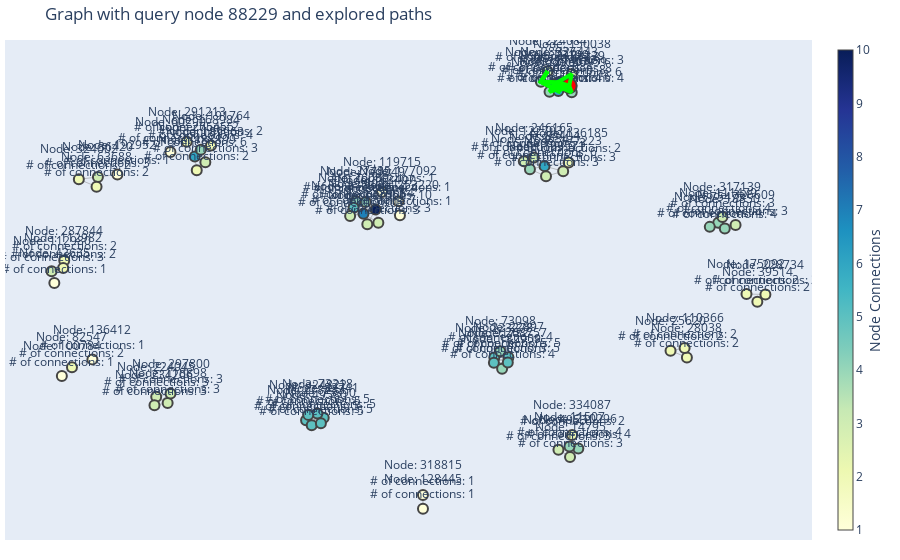

Notebook source saved alongside this figure:
### Code cell
#2ND ALFORITHM FOR AMAZON NETWORK
import networkx as nx
import plotly.graph_objects as go
import random

def choose_sim_node(G_sub, last_node, explored_path):
    max_score = -1
    sim_node = None
    for neighbor in G_sub.neighbors(last_node):
        if neighbor not in explored_path:
            # Define your similarity metric here. For simplicity, we'll use the degree as the metric.
            score = G_sub.degree(neighbor)
            if score > max_score:
                max_score = score
                sim_node = neighbor
    return sim_node

def explore_paths(G_sub, s):
    all_paths = []
    for u in G_sub.neighbors(s):
        exploring_path = [s, u]
        last_node = u
        while True:
            sim_node = choose_sim_node(G_sub, last_node, exploring_path)
            if sim_node is not None and sim_node not in exploring_path:
                exploring_path.append(sim_node)
                last_node = sim_node
            else:
                all_paths.append(exploring_path)
                break
    return all_paths

def visualize_graph_plotly(G_sub, query_node, paths):
    pos = nx.spring_layout(G_sub)
    
    edge_x = []
    edge_y = []
    for edge in G_sub.edges():
        x0, y0 = pos[edge[0]]
        x1, y1 = pos[edge[1]]
        edge_x.extend([x0, x1, None])
        edge_y.extend([y0, y1, None])

    edge_trace = go.Scatter(
        x=edge_x, y=edge_y,
        line=dict(width=0.5, color='#888'),
        hoverinfo='none',
        mode='lines')

    node_x = []
    node_y = []
    for node in G_sub.nodes():
        x, y = pos[node]
        node_x.append(x)
        node_y.append(y)

    node_trace = go.Scatter(
        x=node_x, y=node_y,
        mode='markers+text',
        text=[str(node) for node in G_sub.nodes()],
        textposition="top center",
        hoverinfo='text',
        marker=dict(
            showscale=True,
            colorscale='YlGnBu',
            size=10,
            colorbar=dict(
                thickness=15,
                title='Node Connections',
                xanchor='left',
                titleside='right'
            ),
            line_width=2))

    node_adjacencies = []
    node_text = []
    for node, adjacencies in G_sub.adjacency():
        node_adjacencies.append(len(adjacencies))
        node_text.append(f'Node: {node}<br># of connections: {len(adjacencies)}')

    node_trace.marker.color = node_adjacencies
    node_trace.text = node_text

    # Highlight paths
    path_traces = []
    for path in paths:
        path_x = []
        path_y = []
        for node in path:
            x, y = pos[node]
            path_x.append(x)
            path_y.append(y)
        path_trace = go.Scatter(
            x=path_x, y=path_y,
            line=dict(width=4, color='#00FF00'),
            hoverinfo='none',
            mode='lines')
        path_traces.append(path_trace)

    # Highlight query node
    query_trace = go.Scatter(
        x=[pos[query_node][0]], y=[pos[query_node][1]],
        mode='markers',
        hoverinfo='text',
        marker=dict(
            color='red',
            size=15,
            line_width=2),
        text=[f'Query Node: {query_node}'])

    fig = go.Figure(data=[edge_trace, node_trace, query_trace] + path_traces)
    fig.update_layout(
        title=f'Graph with query node {query_node} and explored paths',
        showlegend=False,
        hovermode='closest',
        margin=dict(b=20,l=5,r=5,t=40),
        annotations=[dict(
            text="",
            showarrow=False,
            xref="paper", yref="paper",
            x=0.005, y=-0.002 )],
        xaxis=dict(showgrid=False, zeroline=False, showticklabels=False),
        yaxis=dict(showgrid=False, zeroline=False, showticklabels=False)
    )
    
    fig.show()

def main(G_sub, query_node):
    print(f"Query Node: {query_node}")
    paths = explore_paths(G_sub, query_node)
    for i, path in enumerate(paths):
        print(f"Path {i + 1}: {path}")
    visualize_graph_plotly(G_sub, query_node, paths)

# Choose a random query node
query_node = random.choice(list(G_sub.nodes()))

main(G_sub, query_node)

### Figure 1 — Plotly figure (JSON) as saved in the notebook; plotly's stock layout.template omitted (floating-point values rounded to 4 significant figures; data arrays with more than 128 entries replaced by an {"elided": "..."} marker saying what was removed)
{"data": [{"hoverinfo": "none", "line": {"color": "#888", "width": 0.5}, "mode": "lines", "type": "scatter", "x": {"elided": "405 float values"}, "y": {"elided": "405 float values"}}, {"hoverinfo": "text", "marker": {"color": [3, 2, 5, 2, 8, 2, 5, 4, 3, 3, 1, 3, 2, 5, 2, 4, 4, 4, 3, 6, 1, 5, 1, 8, 5, 2, 2, 3, 4, 4, 10, 4, 7, 5, 1, 6, 3, 1, 2, 4, 4, 3, 2, 4, 3, 2, 1, 4, 5, 2, 1, 1, 3, 4, 3, 1, 3, 6, 4, 3, 1, 5, 2, 2, 4, 3, 3, 3, 2, 5, 2, 3, 2, 5, 3, 3, 6, 5, 3], "colorbar": {"thickness": 15, "title": {"side": "right", "text": "Node Connections"}, "xanchor": "left"}, "colorscale": [[0, "rgb(255,255,217)"], [0.125, "rgb(237,248,177)"], [0.25, "rgb(199,233,180)"], [0.375, "rgb(127,205,187)"], [0.5, "rgb(65,182,196)"], [0.625, "rgb(29,145,192)"], [0.75, "rgb(34,94,168)"], [0.875, "rgb(37,52,148)"], [1, "rgb(8,29,88)"]], "line": {"width": 2}, "showscale": true, "size": 10}, "mode": "markers+text", "text": ["Node: 177223<br># of connections: 3", "Node: 334087<br># of connections: 2", "Node: 82741<br># of connections: 5", "Node: 28038<br># of connections: 2", "Node: 73199<br># of connections: 8", "Node: 191764<br># of connections: 2", "Node: 278233<br># of connections: 5", "Node: 111479<br># of connections: 4", "Node: 147561<br># of connections: 3", "Node: 36420<br># of connections: 3", "Node: 253220<br># of connections: 1", "Node: 317139<br># of connections: 3", "Node: 136185<br># of connections: 2", "Node: 223278<br># of connections: 5", "Node: 25620<br># of connections: 2", "Node: 27435<br># of connections: 4", "Node: 179949<br># of connections: 4", "Node: 28937<br># of connections: 4", "Node: 49531<br># of connections: 3", "Node: 275455<br># of connections: 6", "Node: 177092<br># of connections: 1", "Node: 91732<br># of connections: 5", "Node: 42635<br># of connections: 1", "Node: 326443<br># of connections: 8", "Node: 22897<br># of connections: 5", "Node: 287844<br># of connections: 2", "Node: 175092<br># of connections: 2", "Node: 122793<br># of connections: 3", "Node: 182959<br># of connections: 4", "Node: 210296<br># of connections: 4", "Node: 163407<br># of connections: 10", "Node: 168984<br># of connections: 4", "Node: 90941<br># of connections: 7", "Node: 76080<br># of connections: 5", "Node: 318815<br># of connections: 1", "Node: 84404<br># of connections: 6", "Node: 189963<br># of connections: 3", "Node: 119715<br># of connections: 1", "Node: 82547<br># of connections: 2", "Node: 268634<br># of connections: 4", "Node: 36959<br># of connections: 4", "Node: 326609<br># of connections: 3", "Node: 63688<br># of connections: 2", "Node: 18850<br># of connections: 4", "Node: 39684<br># of connections: 3", "Node: 188899<br># of connections: 2", "Node: 136412<br># of connections: 1", "Node: 220607<br># of connections: 4", "Node: 49580<br># of connections: 5", "Node: 324002<br># of connections: 2", "Node: 128445<br># of connections: 1", "Node: 100784<br># of connections: 1", "Node: 277369<br># of connections: 3", "Node: 73098<br># of connections: 4", "Node: 112980<br># of connections: 3", "Node: 192952<br># of connections: 1", "Node: 199571<br># of connections: 3", "Node: 274637<br># of connections: 6", "Node: 11507<br># of connections: 4", "Node: 224045<br># of connections: 3", "Node: 60290<br># of connections: 1", "Node: 263757<br># of connections: 5", "Node: 39514<br># of connections: 2", "Node: 291213<br># of connections: 2", "Node: 75473<br># of connections: 4", "Node: 246165<br># of connections: 3", "Node: 118898<br># of connections: 3", "Node: 150038<br># of connections: 3", "Node: 228734<br># of connections: 2", "Node: 73218<br># of connections: 5", "Node: 110366<br># of connections: 2", "Node: 14795<br># of connections: 3", "Node: 112982<br># of connections: 2", "Node: 75390<br># of connections: 5", "Node: 297800<br># of connections: 3", "Node: 234206<br># of connections: 3", "Node: 88229<br># of connections: 6", "Node: 324822<br># of connections: 5", "Node: 224084<br># of connections: 3"], "textposition": "top center", "type": "scatter", "x": [0.3962, 0.419, -0.2185, 0.7138, 0.3722, -0.5079, -0.2639, 0.7943, -0.1066, -0.7981, -0.02284, 0.8049, 0.4103, 0.2194, 0.6718, -0.1357, -0.111, 0.339, 0.3841, -0.5495, -0.02672, 0.2184, -0.91, 0.3857, 0.2556, -0.8846, 0.8667, 0.2951, 0.2394, 0.4351, -0.08558, -0.5341, -0.1164, -0.1418, 0.03624, 0.3483, -0.5224, -0.06887, -0.8647, 0.3108, 0.4182, 0.8387, -0.8016, 0.8111, -0.07827, -0.5444, -0.8123, 0.3612, -0.2493, -0.8471, 0.03631, -0.8907, -0.1508, 0.2345, -0.917, -0.748, 0.3521, 0.3837, 0.4124, -0.6485, -0.612, 0.254, 0.8946, -0.57, 0.7725, 0.3209, -0.6191, 0.4182, 0.9153, -0.2347, 0.7079, 0.4138, -0.8873, -0.2257, -0.6118, -0.653, 0.4117, -0.2582, 0.3561], "y": [0.374, -0.7001, -0.6298, -0.3838, 0.7274, 0.4791, -0.6399, 0.1643, 0.1577, 0.3504, 0.1945, 0.1881, 0.4099, -0.3842, -0.3566, 0.2516, 0.2488, 0.7387, -0.76, 0.4339, 0.2514, -0.4055, -0.08114, 0.7365, -0.3831, 0.01038, -0.126, 0.4147, -0.4298, -0.7545, 0.2178, 0.4619, 0.2006, 0.2251, -0.9438, 0.3947, 0.4102, 0.2896, -0.4236, 0.3823, 0.6952, 0.1548, 0.311, 0.1406, 0.1644, 0.3776, -0.3919, 0.6971, -0.6601, 0.3415, -1.0, -0.4596, 0.1922, -0.359, -0.03297, 0.3607, 0.3535, 0.701, -0.7464, -0.5437, 0.4525, -0.4044, -0.1569, 0.4943, 0.1475, 0.4302, -0.5697, 0.7694, -0.1276, -0.6119, -0.346, -0.789, -0.01958, -0.6518, -0.5313, -0.5784, 0.7218, -0.6179, 0.781]}, {"hoverinfo": "text", "marker": {"color": "red", "line": {"width": 2}, "size": 15}, "mode": "markers", "text": ["Query Node: 88229"], "type": "scatter", "x": [0.4117], "y": [0.7218]}, {"hoverinfo": "none", "line": {"color": "#00FF00", "width": 4}, "mode": "lines", "type": "scatter", "x": [0.4117, 0.3722, 0.3857, 0.3837, 0.339, 0.3561], "y": [0.7218, 0.7274, 0.7365, 0.701, 0.7387, 0.781]}, {"hoverinfo": "none", "line": {"color": "#00FF00", "width": 4}, "mode": "lines", "type": "scatter", "x": [0.4117, 0.3857, 0.3722, 0.3837, 0.339, 0.3561], "y": [0.7218, 0.7365, 0.7274, 0.701, 0.7387, 0.781]}, {"hoverinfo": "none", "line": {"color": "#00FF00", "width": 4}, "mode": "lines", "type": "scatter", "x": [0.4117, 0.4182, 0.3722, 0.3857, 0.3837, 0.339, 0.3561], "y": [0.7218, 0.6952, 0.7274, 0.7365, 0.701, 0.7387, 0.781]}, {"hoverinfo": "none", "line": {"color": "#00FF00", "width": 4}, "mode": "lines", "type": "scatter", "x": [0.4117, 0.3612, 0.3722, 0.3857, 0.3837, 0.339, 0.3561], "y": [0.7218, 0.6971, 0.7274, 0.7365, 0.701, 0.7387, 0.781]}, {"hoverinfo": "none", "line": {"color": "#00FF00", "width": 4}, "mode": "lines", "type": "scatter", "x": [0.4117, 0.3837, 0.3722, 0.3857, 0.339, 0.3561], "y": [0.7218, 0.701, 0.7274, 0.7365, 0.7387, 0.781]}, {"hoverinfo": "none", "line": {"color": "#00FF00", "width": 4}, "mode": "lines", "type": "scatter", "x": [0.4117, 0.4182, 0.3722, 0.3857, 0.3837, 0.339, 0.3561], "y": [0.7218, 0.7694, 0.7274, 0.7365, 0.701, 0.7387, 0.781]}], "layout": {"annotations": [{"showarrow": false, "text": "", "x": 0.005, "xref": "paper", "y": -0.002, "yref": "paper"}], "hovermode": "closest", "margin": {"b": 20, "l": 5, "r": 5, "t": 40}, "showlegend": false, "title": {"text": "Graph with query node 88229 and explored paths"}, "xaxis": {"showgrid": false, "showticklabels": false, "zeroline": false}, "yaxis": {"showgrid": false, "showticklabels": false, "zeroline": false}}}
